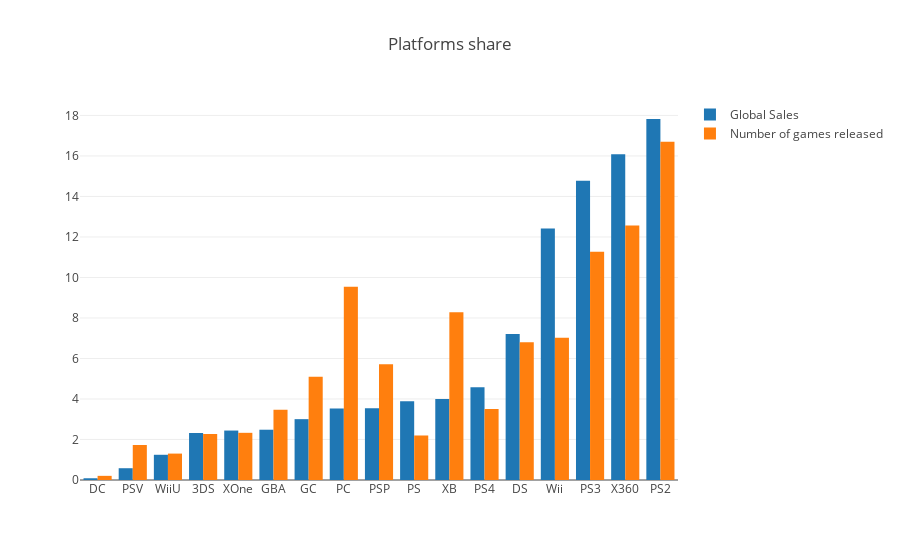

Write notebook code for a chart like this one.
### Code cell
trace0 = go.Bar(
    x=platforms_df.index,
    y=platforms_df.Global_Sales,
    name='Global Sales',
    orientation = 'v'
)

trace1 = go.Bar(
    x=platforms_df.index,
    y=platforms_df.Number_of_Games,
    name='Number of games released',
    orientation = 'v'
)

data = [trace0, trace1]
layout = {'title': 'Platforms share'}

fig = go.Figure(data=data, layout=layout)

iplot(fig, show_link=False)

### Figure 1 — Plotly figure (JSON) as saved in the notebook; plotly's stock layout.template omitted (floating-point values rounded to 4 significant figures)
{"data": [{"name": "Global Sales", "orientation": "v", "type": "bar", "uid": "6a2e13fe-44e1-438d-a0b9-c47c0841c1f2", "x": ["DC", "PSV", "WiiU", "3DS", "XOne", "GBA", "GC", "PC", "PSP", "PS", "XB", "PS4", "DS", "Wii", "PS3", "X360", "PS2"], "y": [0.08574, 0.5819, 1.245, 2.322, 2.441, 2.483, 3.004, 3.526, 3.541, 3.892, 3.996, 4.579, 7.204, 12.42, 14.78, 16.08, 17.82]}, {"name": "Number of games released", "orientation": "v", "type": "bar", "uid": "a032a251-7cf0-45e9-8aa7-dd73a7542b79", "x": ["DC", "PSV", "WiiU", "3DS", "XOne", "GBA", "GC", "PC", "PSP", "PS", "XB", "PS4", "DS", "Wii", "PS3", "X360", "PS2"], "y": [0.2051, 1.729, 1.304, 2.271, 2.33, 3.473, 5.099, 9.538, 5.714, 2.198, 8.278, 3.502, 6.799, 7.018, 11.27, 12.57, 16.7]}], "layout": {"title": {"text": "Platforms share"}}}
